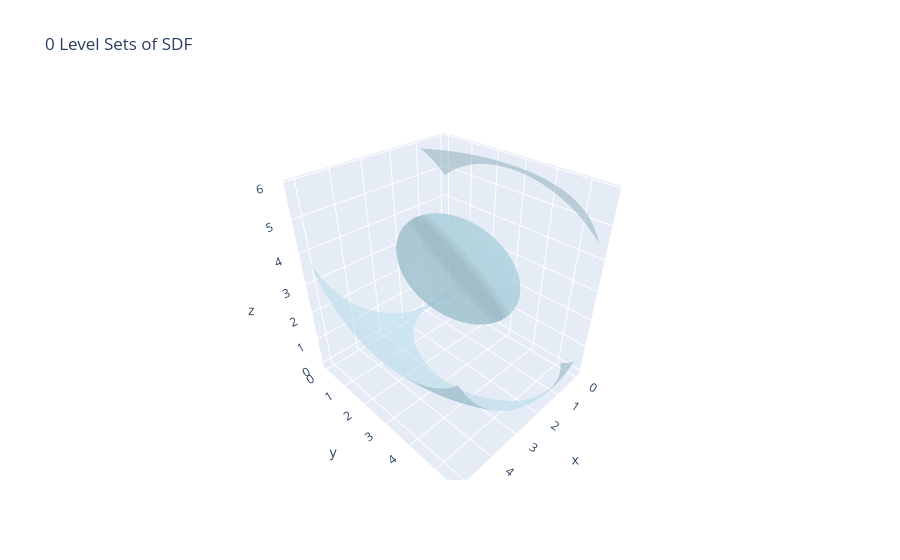

Write notebook code for a chart like this one.
### Code cell
# 0 level-set
import numpy as np
import plotly.graph_objects as go
from scipy.interpolate import RBFInterpolator
from skimage.measure import marching_cubes

# Create a 3D grid for SDF evaluation
res = 50  # Grid resolution (increase for more detail)
x = np.linspace(r0_scaled[:,0].min()-1, r0_scaled[:,0].max()+1, res)
y = np.linspace(r0_scaled[:,1].min()-1, r0_scaled[:,1].max()+1, res)
z = np.linspace(r0_scaled[:,2].min()-1, r0_scaled[:,2].max()+1, res)
X, Y, Z = np.meshgrid(x, y, z)
grid_points = np.column_stack((X.ravel(), Y.ravel(), Z.ravel()))

# Evaluate SDF at each grid point
sdf_values = scalp_sdf(grid_points).reshape(X.shape)

# Extract the zero level-set using Marching Cubes
verts, faces, _, _ = marching_cubes(sdf_values, level=0, spacing=(x[1] - x[0], y[1] - y[0], z[1] - z[0]))

# Convert to a Plotly-compatible mesh
fig = go.Figure(data=[go.Mesh3d(
    x=verts[:, 0], 
    y=verts[:, 1], 
    z=verts[:, 2], 
    i=faces[:, 0], 
    j=faces[:, 1], 
    k=faces[:, 2], 
    color='lightblue', 
    opacity=0.5
)])
fig.update_layout(title="0 Level Sets of SDF", showlegend=True)
fig.show()

### Figure 1 — Plotly figure (JSON) as saved in the notebook; plotly's stock layout.template omitted (floating-point values rounded to 4 significant figures; data arrays with more than 128 entries replaced by an {"elided": "..."} marker saying what was removed)
{"data": [{"color": "lightblue", "i": {"elided": "14751 int values"}, "j": {"elided": "14751 int values"}, "k": {"elided": "14751 int values"}, "opacity": 0.5, "type": "mesh3d", "x": {"elided": "7648 float values"}, "y": {"elided": "7648 float values"}, "z": {"elided": "7648 float values"}}], "layout": {"showlegend": true, "title": {"text": "0 Level Sets of SDF"}}}
